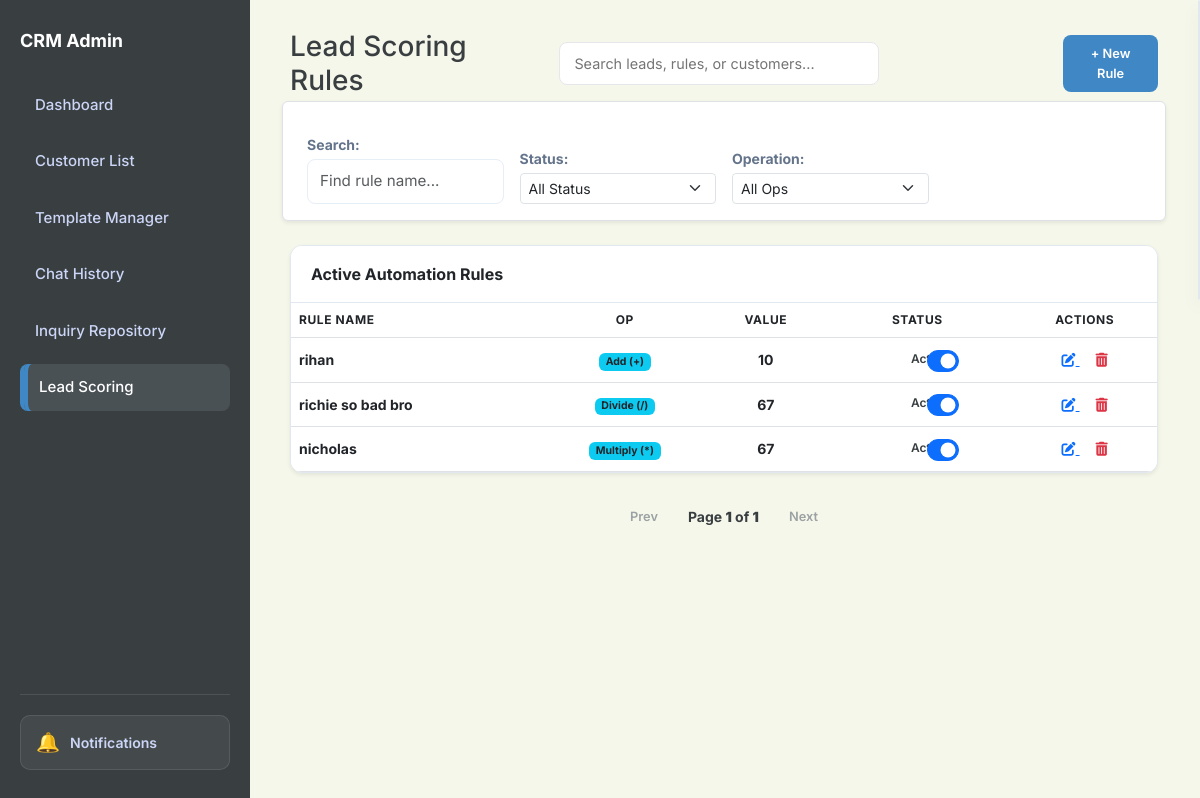
/scoring, run on an earlier commit of the app's database.
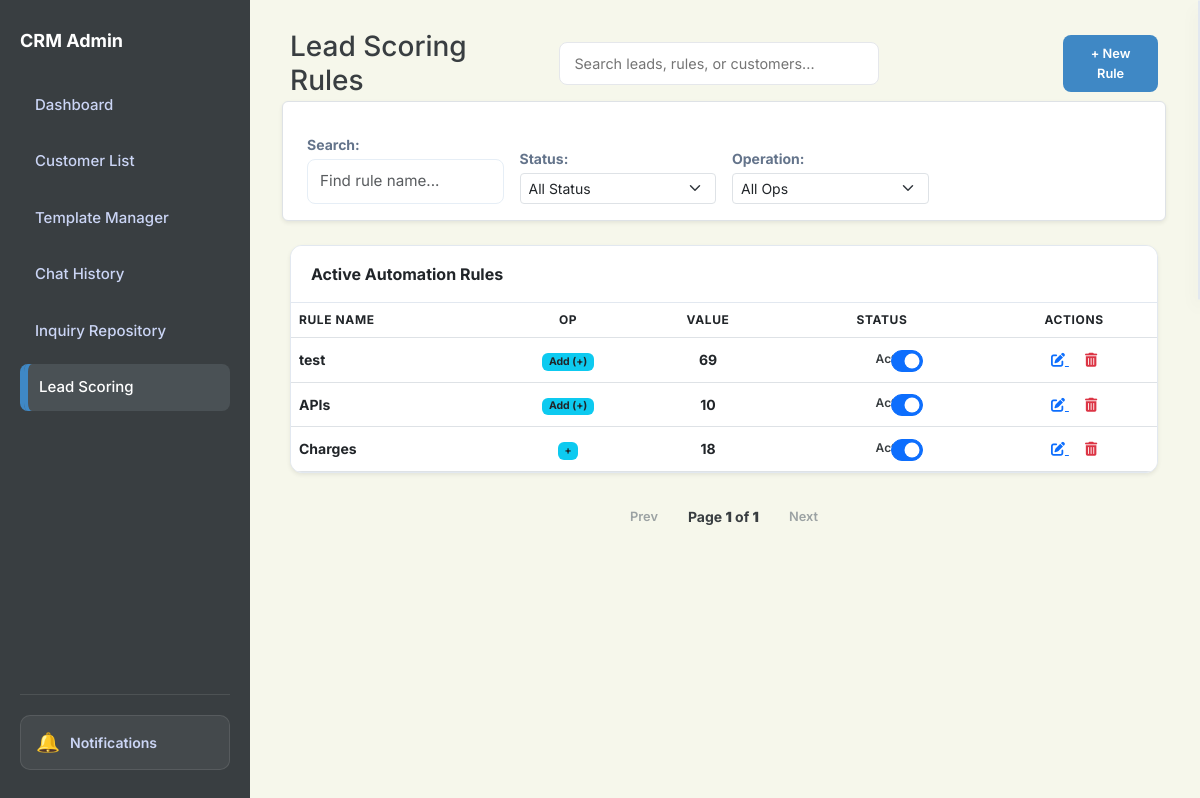
And on a later commit of the database.
### app.py (models this page shows)
class Rule(db.Model):
    id = db.Column(db.Integer, primary_key=True)
    name = db.Column(db.String(100), nullable=False)
    keywords = db.Column(db.String(200), nullable=False)
    score = db.Column(db.Integer, nullable=False)
    operation = db.Column(db.String(10), nullable=False, default='+')
    active = db.Column(db.Boolean, default=True)

### app.py (the view)
@app.route('/scoring')
def lead_scoring():
    rules = Rule.query.all()
    return render_template('lead-scoring.html', rules=rules)

### app.py (called while the page is built)
@app.context_processor
def inject_search_data():
    customers = Customer.query.all()
    inquiries = Inquiry.query.all()
    rules = Rule.query.all()
    templates = AutoReplyTemplate.query.all()
    faqs = FAQ.query.all()
    search_seed = []
    for c in customers:
        search_seed.append({"display": c.name, "category": "Customer", "page": "/customers"})
    for i in inquiries:
        search_seed.append({"display": f"Inquiry: {i.customer}", "category": "Inquiry", "page": f"/inquiry/{i.id}"})
    for r in rules:
        search_seed.append({"display": r.name, "category": "Rule", "page": "/scoring"})
    for t in templates:
        search_seed.append({"display": t.title, "category": "Template", "page": "/templates-manager"})
    for f in faqs:
        search_seed.append({"display": f.question, "category": "FAQ", "page": "/templates-manager"})
    return dict(search_seed=search_seed)

### templates/lead-scoring.html (shortened to what the changed rows need)
<!DOCTYPE html>
<html lang="en">
<head>
    <link href="https://cdn.jsdelivr.net/npm/bootstrap@5.3.0/dist/css/bootstrap.min.css" rel="stylesheet">
    <link rel="stylesheet" href="https://cdnjs.cloudflare.com/ajax/libs/font-awesome/6.0.0/css/all.min.css">
    <link rel="stylesheet" href="{{ url_for('static', filename='style.css') }}">
</head>
<body id="page-scoring">
    <aside class="sidebar">
        <h2>CRM Admin</h2>
    </aside>
    <main class="main">
        <div class="header">
            <div class="header-left">
                <h1 class="h3 mb-0">Lead Scoring Rules</h1>
            </div>
        </div>
        <div class="card p-0 shadow-sm overflow-hidden">
            <div class="table-responsive">
                <table class="table mb-0">
                    <thead class="bg-light small text-uppercase">
                        <tr>
                            <th>Rule Name</th>
                            <th class="text-center">Op</th>
                            <th class="text-center">Value</th>
                            <th class="text-center">Status</th>
                            <th class="text-center">Actions</th>
                        </tr>
                    </thead>
                    <tbody id="ruleTable" class="align-middle">
                        {% if rules|length > 0 %}
                        {% for rule in rules %}
                        <tr>
                            <td class="fw-bold">{{ rule.name }}</td>
                            <td class="text-center">
                                <span class="badge bg-info text-dark">{{ rule.operation }}</span>
                            </td>
                            <td class="text-center fw-bold">{{ rule.score }}</td>
                            <td class="text-center">
                                <div class="status-toggle-container form-check form-switch">
                                    <span class="status-label">{{ 'Active' if rule.active else 'Not Active' }}</span>
                                    <input class="form-check-input" type="checkbox" role="switch"
                                        onchange="toggleStatus('{{ rule.id }}', this)" {% if rule.active %}checked{%
                                        endif %}>
                                </div>
                            </td>
                            <td class="text-center">
                                <a href="{{ url_for('edit_rule', id=rule.id) }}" class="text-primary me-3">
                                    <i class="fas fa-edit"></i>
                                </a>
                                <a href="{{ url_for('delete_rule', id=rule.id) }}" class="text-danger"
                                    onclick="return confirm('Delete this rule?')">
                                    <i class="fas fa-trash-alt"></i>
                                </a>
                            </td>
                        </tr>
                        {% endfor %}
                        {% else %}
                        <tr>
                            <td colspan="5" class="text-center p-5 text-muted">No rules found. Click "+ New Rule" to
                                start.</td>
                        </tr>
                        {% endif %}
                    </tbody>
                </table>
            </div>
        </div>
    </main>
</body>
</html>

What changed in the data, as far as the page shows it:
changed Rule: name "rihan" → "test"; score "10" → "69"
changed Rule: name "richie so bad bro" → "APIs"; operation "Divide (/)" → "Add (+)"; score "67" → "10"
changed Rule: name "nicholas" → "Charges"; operation "Multiply (*)" → "+"; score "67" → "18"
